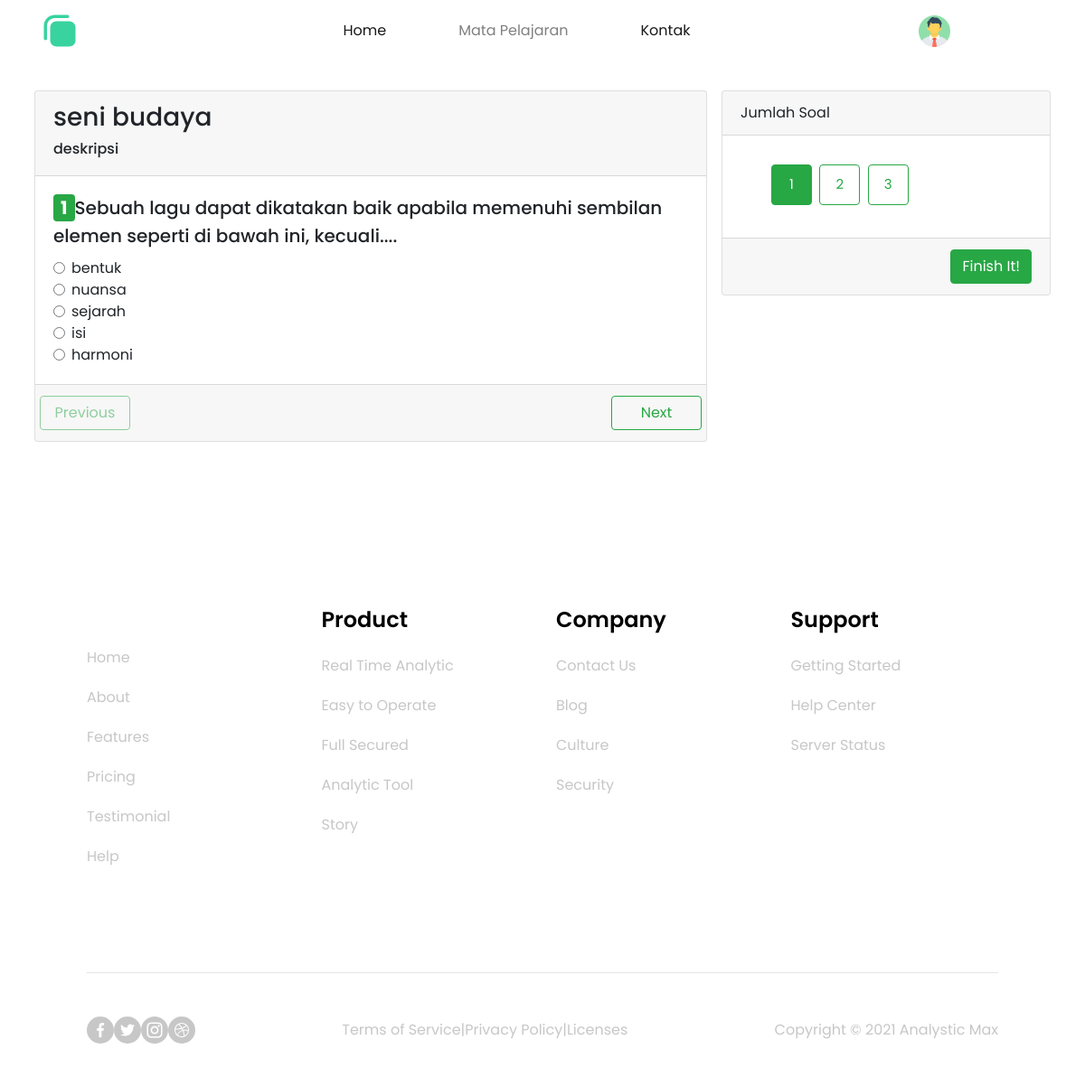
The page /public/Siswa/soal/21/3 (signed in) on the database its author committed.
### tables this page shows
CREATE TABLE `ujian` (
  `id` int(11) NOT NULL,
  `judul` varchar(255) NOT NULL,
  `deskripsi` varchar(255) NOT NULL,
  `id_guru` int(11) NOT NULL
);

CREATE TABLE `soal` (
  `id` int(11) NOT NULL,
  `soal` varchar(255) NOT NULL,
  `option_a` varchar(255) NOT NULL,
  `option_b` varchar(255) NOT NULL,
  `option_c` varchar(255) NOT NULL,
  `option_d` varchar(255) NOT NULL,
  `option_e` varchar(255) NOT NULL,
  `kunci` varchar(255) NOT NULL,
  `id_ujian` int(11) NOT NULL
);

### app/controllers/Siswa.php (called while the page is built, shortened)
<?php
class Siswa extends Controller
{
    public function soal($id)
    {
        $data['judul'] = 'Soal';
        $data['id'] = $this->model('Soal_model')->getMapelForGuru($id);
        $this->view('siswa/soal', $data);
    }
}

### app/core/App.php (called while the page is built, shortened)
<?php
class App {
    protected $method = 'index';
    protected $params = [];
    public function __construct()
    {
        $url = $this->parseURL();
        if ($url != null && file_exists('../app/controllers/' . $url[0] . '.php') ) {
            unset($url[0]);
        }
        $this->controller = new $this->controller;
        if( isset($url[1]) )
        {
            if ( method_exists($this->controller, $url[1]) ) {
                $this->method = $url[1];
                unset($url[1]);
            }
        }
        if ( !empty($url) ) {
            $this->params = array_values($url);
        }
        call_user_func_array([$this->controller, $this->method], $this->params);
    }
    public function parseURL()
    {
        if( isset($_GET['url']) ) {
            $url = rtrim($_GET['url'], '/');
            $url = filter_var($url, FILTER_SANITIZE_URL);
            $url = explode('/', $url);
            return $url;
        }
    }
}

### public/index.php (called while the page is built, shortened)
<?php
$app = new App;

### app/core/Database.php (called while the page is built, shortened)
<?php
class Database
{
    private $host = DB_HOST;
    private $user = DB_USER;
    private $pass = DB_PASS;
    private $db_name = DB_NAME;
    private $dbh;
    private $stmt;
    public function __construct()
    {
        $dsn = 'mysql:host=' . $this->host . ';dbname=' . $this->db_name;
        $option = [
            PDO::ATTR_PERSISTENT => true,
            PDO::ATTR_ERRMODE => PDO::ERRMODE_EXCEPTION
        ];
        try {
            $this->dbh = new PDO($dsn, $this->user, $this->pass, $option);
        } catch (PDOException $e) {
            die($e->getMessage());
        }
    }
    public function query($query)
    {
        $this->stmt = $this->dbh->prepare($query);
    }
    public function bind($param, $value, $type = null)
    {
        if( is_null($type))
        {
            switch(true)
            {
                default :
                    $type = PDO::PARAM_STR;
            }
        }
        $this->stmt->bindValue($param, $value, $type);
    }
    public function execute()
    {
        $this->stmt->execute();
    }
    public function resultSet()
    {
        $this->execute();
        return $this->stmt->fetchAll(PDO::FETCH_ASSOC);
    }
}

### app/models/Soal_model.php (called while the page is built, shortened)
<?php
class Soal_model extends Controller
{
    private $db;
    public function __construct()
    {
        $this->db = new Database;
    }
    public function getMapelForGuru($id)
    {
        $this->db->query('SELECT ujian.id, ujian.id_guru, ujian.judul, ujian.deskripsi, soal.id as id_soal, soal.soal, soal.option_a, soal.option_b, soal.option_c, soal.option_d, soal.option_e, kunci FROM ujian INNER JOIN soal ON ujian.id = soal.id_ujian WHERE soal.id_ujian = :id');
        $this->db->bind('id', $id);
        return $this->db->resultSet();
    }
}

### app/views/siswa/soal.php (the view, shortened to what this page needs)
<section>
  <div class="container mt-4" style="min-height: 500px;">
    <div class="row">
      <div class="col-sm-8 p-2">
        <div class="card text">
          <div class="card-header">
            <h3><?= $data['id'][0]['judul']; ?></h3>
            <h6><?= $data['id'][0]['deskripsi']; ?></h6>
          </div>
          <div class="card-body">
            <form action="<?= BASE ?>/Siswa/nilai" method="post">
              <?php foreach ($data['id'] as $key => $tada) : ?>
                <div class="section <?= $key == 0 ? 'active' : '' ?>">
                  <div class="card-title">
                    <h5> <span class="badge badge-success mb-1" id="r1" style="font-size: 20px"><?= $key + 1 ?></span><?= $tada['soal']; ?></h5>
                  </div>
                  <div class="card-text">
                    <div class="form-check">
                      <input class="form-check-input" type="radio" name="jawaban<?= $tada['id_soal'] ?>" value="option_a" id="flexRadioDefaultA<?= $key + 1 ?>" required/>
                      <label class="form-check-label" for="flexRadioDefaultA<?= $key + 1 ?>"><?= $tada['option_a']; ?></label>
                    </div>
                    <div class="form-check">
                      <input class="form-check-input" type="radio" name="jawaban<?= $tada['id_soal'] ?>" value="option_b" id="flexRadioDefaultB<?= $key + 1 ?>" required/>
                      <label class="form-check-label" for="flexRadioDefaultB<?= $key + 1 ?>"><?= $tada['option_b']; ?></label>
                    </div>
                    <div class="form-check">
                      <input class="form-check-input" type="radio" name="jawaban<?= $tada['id_soal'] ?>" value="option_c" id="flexRadioDefaultC<?= $key + 1 ?>" required/>
                      <label class="form-check-label" for="flexRadioDefaultC<?= $key + 1 ?>"><?= $tada['option_c']; ?></label>
                    </div>
                    <div class="form-check">
                      <input class="form-check-input" type="radio" name="jawaban<?= $tada['id_soal'] ?>" value="option_d" id="flexRadioDefaultD<?= $key + 1 ?>" required/>
                      <label class="form-check-label" for="flexRadioDefaultD<?= $key + 1 ?>"><?= $tada['option_d']; ?></label>
                    </div>
                    <div class="form-check">
                      <input class="form-check-input" type="radio" name="jawaban<?= $tada['id_soal'] ?>" value="option_e" id="flexRadioDefaultE<?= $key + 1 ?>" required/>
                      <label class="form-check-label" for="flexRadioDefaultE<?= $key + 1 ?>"><?= $tada['option_e']; ?></label>
                    </div>
                  </div>
                </div>
              <?php endforeach; ?>
          </div>
          <div class="card-footer text-muted">
            <div class="row d-flex justify-content-between">
              <div class="">
                <button type="button" class="btn btn-outline-success previous disable" id="previous">Previous</button>
              </div>
              <div class="">
                <button type="button" class="btn btn-outline-success next" id="next">Next</button>
              </div>
            </div>
          </div>
        </div>
      </div>
      <div class="col-lg-4 p-2">
        <div class="card text">
          <div class="card-header">
            Jumlah Soal
          </div>
          <div class="card-body">
            <div style="margin-left: -10px;">
              <ul class="nomor" style="list-style-type: none;">
                <?php foreach ($data['id'] as $key => $tada) : ?>
                  <li class="d-inline">
                    <button type="button" class="no btn btn-md btn-outline-success ml-1 <?= $key == 0 ? 'active' : '' ?>" data-cont="r1"><?= $key + 1 ?></button>
                  </li>
                <?php endforeach; ?>
              </ul>
            </div>
          </div>
          <div class="card-footer d-flex justify-content-end">
            <input type="submit" class="btn btn-success " value="Finish It!">
          </div>
        </div>
      </div>
    </div>
  </div>
</section>

### public/css/style.css (style rules this page uses)
* { font-family: "Poppins", sans-serif !important; }
.nomor .no { width: 45px; height: 45px; font-size: 15px; }
.section { display: none; }
.section.active { display: block; }
.next, .previous { padding: 15px 10px; border-radius: 6px; background: deepskyblue; color: white; border: 0; outline: none; cursor: pointer; width: 100px; }
.next.disable, .previous.disable { cursor: none; opacity: 0.5; }

### rows shown on the page
ujian: judul "seni budaya", deskripsi "deskripsi"
soal: soal "Sebuah lagu dapat dikatakan baik apabila memenuhi sembilan elemen seperti di bawah ini, kecuali....", option_a "bentuk", option_b "nuansa", option_c "sejarah", option_d "isi", option_e "harmoni"
